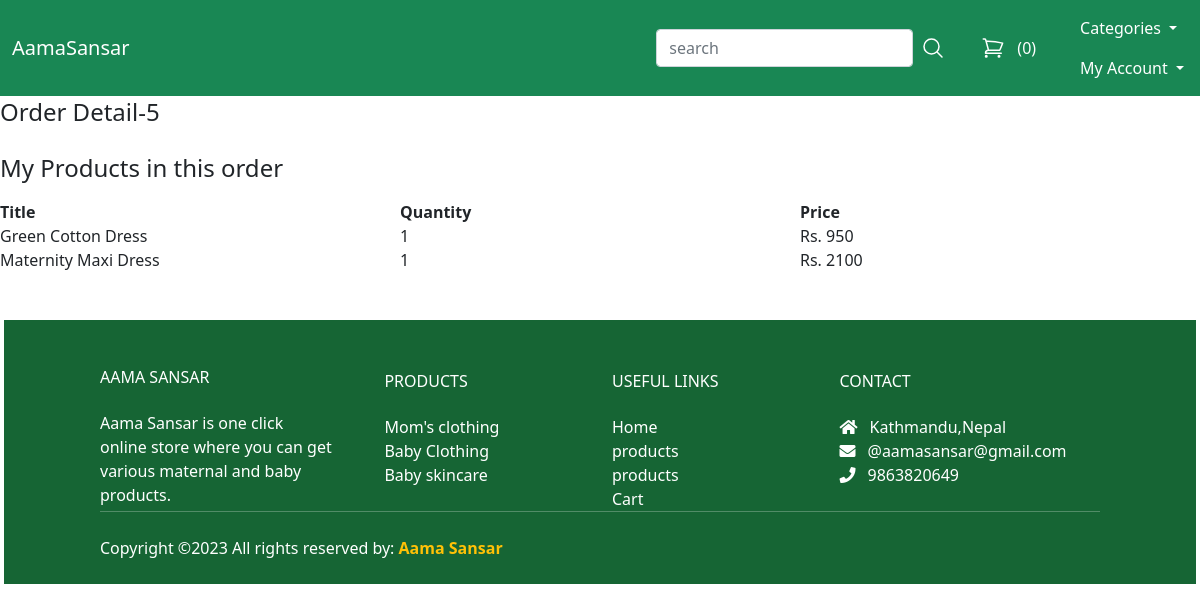
The app's page /seller/order-detail/5/ (signed in) with its own data.
### store/models.py (models this page shows, shortened)
class Order(models.Model):
    first_name = models.CharField(max_length=255)
    last_name = models.CharField(max_length=255)
    address = models.CharField(max_length=255)
    zipcode = models.CharField(max_length=255)
    city = models.CharField(max_length=255)
    total_cost = models.IntegerField(default=0)
    paid_amount = models.IntegerField(blank=True, null=True)
    is_paid = models.BooleanField(default=False)
    merchant_id = created_by = models.CharField(max_length=255)
    created_by = models.ForeignKey(User, related_name='orders', on_delete=models.SET_NULL, null=True)

class OrderItem(models.Model):
    order = models.ForeignKey(Order, related_name='items', on_delete=models.CASCADE)
    product = models.ForeignKey(Product, related_name='items', on_delete=models.CASCADE)
    price = models.IntegerField()
    quantity = models.IntegerField(default=1)

class Product(models.Model):
    DRAFT = 'Draft'
    WAITING_APPROVAL = 'Waitingapproval'
    ACTIVE = 'Active'
    DELETED = 'Deleted'
    STATUS_CHOICES = (
        (DRAFT, 'Draft'),
        (WAITING_APPROVAL, 'Waiting approval'),
        (ACTIVE, 'Active'),
        (DELETED, 'Deleted')
    )
    user = models.ForeignKey(User, related_name='products', on_delete=models.CASCADE )
    category = models.ForeignKey(Category, related_name='products', on_delete=models.CASCADE)
    title = models.CharField(max_length=50)
    slug = models.SlugField(max_length=50)
    description = models.TextField(blank=True)
    price = models.IntegerField()
    image = models.ImageField(upload_to='uploads/product_images/', blank=True, null=True)
    thumbnail = models.ImageField(upload_to='uploads/product_images/thumbnail/', blank=True, null=True)
    status = models.CharField(max_length=50, choices=STATUS_CHOICES, default=ACTIVE)
    class Meta:
        ordering = ('-price',)

### userprofile/views.py (the view)
# urls.py: path('seller/order-detail/<int:pk>/', views.seller_order_detail, name='seller_order_detail'),
def seller_order_detail(request,pk):
    order = get_object_or_404(Order, pk=pk)
    return render(request, 'userprofile/seller_order_detail.html',{
        'order': order,
    })

### store/cart.py (called while the page is built)
    def __len__(self):
        return sum(item['quantity'] for item in self.cart.values())

### store/context_processors.py (called while the page is built)
def cart(request):
    return{'cart': Cart(request)}

### store/templatetags/menu.py (called while the page is built)
@register.inclusion_tag('core/menu.html')
def menu():
    categories = Category.objects.all()
    return{'categories':categories}

### userprofile/templates/userprofile/seller_order_detail.html (shortened to what this page needs)
{% extends 'core/base.html' %}
{% block content %}
   <h1 class="mb-6 text-2xl">Order Detail-{{ order.id }}</h1>
    <h2 class="mb-3 text-2xl">My Products in this order</h2>
      <div class="flex flex-wrap">
        <div class="w-1/3">
          <strong>Title</strong>
        </div>
        <div class="w-1/3">
          <strong>Quantity</strong>
        </div>
        <div class="w-1/3">
          <strong>Price</strong>
        </div>
      </div>
      {% for item in order.items.all %}
      {% if item.product.user == request.user %}
      <div class="flex flex-wrap">
         <div class="w-1/3">
          {{ item.product.title }}
        </div>
        <div class="w-1/3">
          {{ item.quantity }}
        </div>
        <div class="w-1/3">
           Rs. {{ item.price }}
        </div>
      </div>
      {% endif %}
    {% endfor %}
{% endblock %}

### records on screen
Order: id "5"
OrderItem: product "Green Cotton Dress", quantity "1", price "950"
OrderItem: product "Maternity Maxi Dress", quantity "1", price "2100"

### other values on screen
{{ cart|length }} "0"
